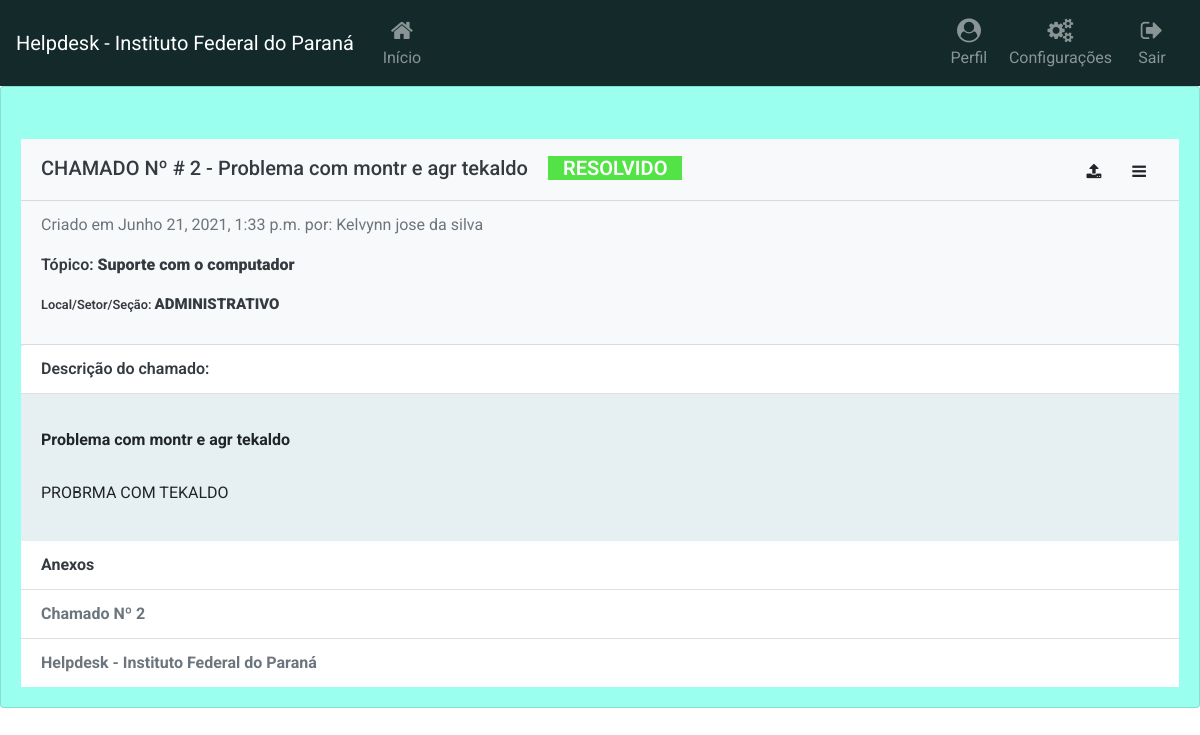
Before: /chamado/2 (signed in) with the older database file.
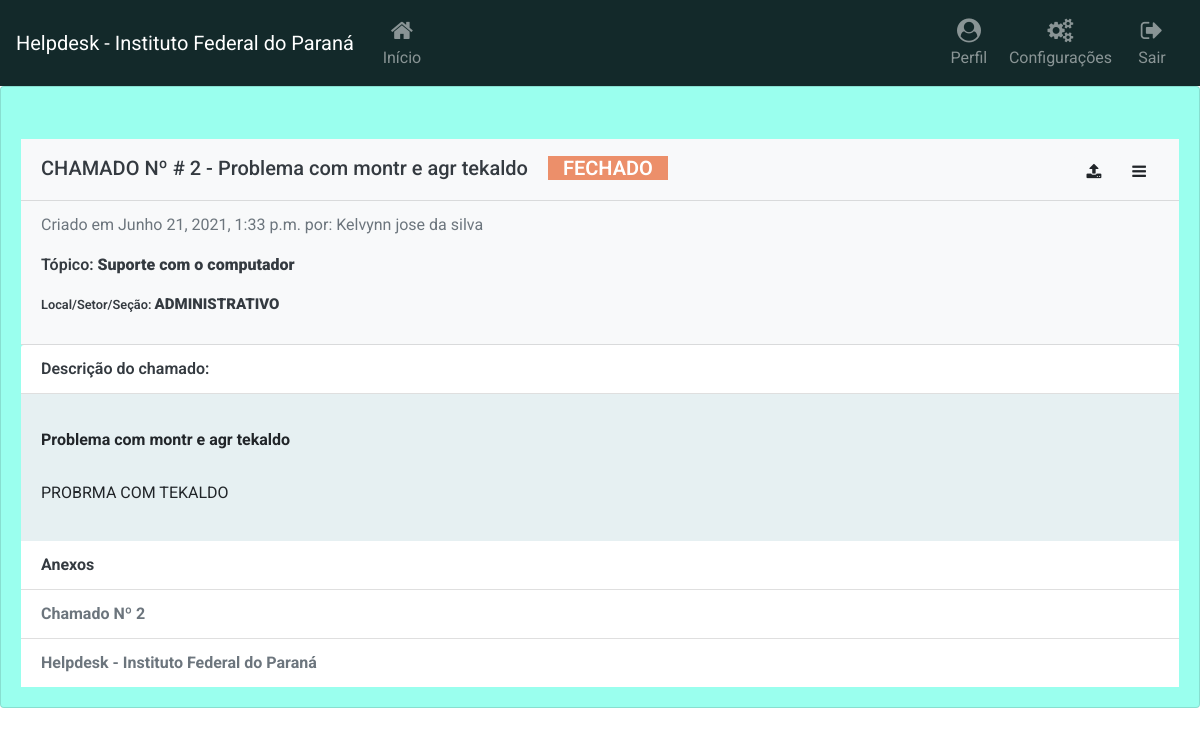
After: the same page with the newer database file.
### Helpdesk_app/models.py (models this page shows, shortened)
class Chamado(models.Model):
    OPCOES_PRIORIDADE = [
     ('alta', 'Alta'),
     ('media', 'Media'),
     ('baixa', 'Baixa')]
    OPCOES_STATUS = [
     ('aberto', 'Aberto'),
     ('resolvido', 'Resolvido'),
     ('pendente', 'Pendente'),
     ('fechado', 'Fechado'),
     ('excluido', 'Excluido') ]
    autor = models.ForeignKey('Usuario',on_delete=models.CASCADE)
    prioridade = models.CharField(max_length=30, choices=OPCOES_PRIORIDADE)
    agente_atribuido = models.CharField(max_length=100, default = None, null=True) # Não será usado foreign Key, #pois caso um usuário seja deletado, o nome continuará no banco de dados
    status = models.CharField(max_length=30, choices=OPCOES_STATUS) #Status do chamado ex: ABERTO, CONCLUÍDO...
    titulo = models.CharField(max_length=50)
    topico = models.CharField(max_length=50) #Tópico (ex: Dificuldade de acesso; Solicitar Instalação; Problemas com o computador)
    descricao = models.TextField()
    local_afetado = models.CharField(max_length=50, default=None) #Local onde a pessoa se encontra
    hora_abertura = models.DateTimeField(auto_now_add=True) #Hora de criação do chamado
    foi_lido = models.BooleanField(default=False) #Define se o chamado já foi lido por um atendente

class Usuario(AbstractUser):
    nome_completo = models.CharField(max_length=120) # nome completo do usuário
    data_criacao = models.DateTimeField(auto_now_add=True) # data de criação do usuário
    data_modificacao = models.DateTimeField(auto_now=True) # data de modificação do usuário
    is_atendente = models.BooleanField(default=False) # Define se o usuário é um atendente ou não

### Helpdesk_app/views.py (the view)
# urls.py: path('chamado/<int:id_chamado>', views.ver_chamado, name='ver_chamado'),
@login_required
def ver_chamado(request, id_chamado):
	chamados_si = obter_chamados()
	novs_cham = obter_novos_chamados()
	Usuario = request.user
	chamado = Chamado.objects.get(id=id_chamado)
	context = {}
	context['chamado'] = chamado
	context['Nome_Sistema'] = Nome_Sistema
	context['Novos_Chamados'] = novs_cham
	context['chamados'] = chamados_si
	anexos = Anexos_chamado.objects.all().filter(chamado=chamado)
	context['anexos'] = anexos
	return render(request,"chamado.html", context)

### Helpdesk_app/views.py (called while the page is built)
def obter_chamados(): #Lembrar de obter chamados usando essa função para evitar chamados com status excluído
	chamados_sis = Chamado.objects.all().exclude(status='excluido')
	return chamados_sis

def obter_novos_chamados(): #Obtem a query com todos os chamados que não foram lidos ainda
	chamados_novs = Chamado.objects.all().filter(foi_lido = False).count()
	return chamados_novs

### Helpdesk_app/templates/chamado.html (shortened to what this page needs)
{% extends 'base.html' %}
{% if request.user.is_authenticated %}
{% block body %}
{% if  request.user.is_atendente %}
    {% include "navbar_painel.html" %}
{% else %}
   {% include "navbar.html" %}
{% endif %}
{% endblock %}
{% block content %} {% include "UI/notificacoes.html"%}
<div class="card corpo_card" style='max-width: 100vw;'>
  <div class="card-body" style="max-width: 100vw;">
    <div class='card-header bg-light text-dark'
      style='margin-top: 2rem;max-width: 100vw; max-height: 15rem;font-weight: 570;'>
      <h5 style="margin-top:5px;"> <a class='bg-light text-dark'> CHAMADO Nº # {{chamado.id}}
        </a> <a style="">- {{chamado.titulo|lower|capfirst}}</a>
        <span class='text-white' style='margin-left: 15px;'><a class ='container'
                                {% if chamado.status == 'fechado'%} class=" text-white" style='text-transform:uppercase;font-weight: 570;text-align: center;background-color: #EC8F6A;'{% endif %}
                                {% if chamado.status == 'resolvido'%} class=" text-white" style='text-transform:uppercase;font-weight: 570;text-align: center;background-color: #54E346;'{% endif %}>
                {{chamado.status}} </a></span>
 <span class='flex-d float-right'>
<button type="button" class="btn btn-light btn-md" data-toggle="modal" data-target="#upload_anexo"><span><i class="fa fa-upload" data-placement="right" title="Fazer Upload de Anexo" aria-hidden="true"></i></span></button>
  <button type="button" class="btn btn-light btn-md" data-toggle="modal" data-target="#mymodal"><i class="fa fa-bars" aria-hidden="true"></i></span></button></span>
        </a href='#'> </h5>
      </div>
      <div class='card-header bg-light text-dark'><p class=' text-muted text-dark'>Criado em {{chamado.hora_abertura}} por: {{chamado.autor.nome_completo|capfirst}}</p>
      <strong>
      <p class='card-text text-dark' style='font-weight: 580; display: inline;'>Tópico:  <p class ='text-dark'style='display: inline; font-weight: 580'><strong>{{chamado.topico|lower|capfirst}}</strong></p></p></p>
      <small><p class='card-text text-dark' style='font-weight: 580; display: inline;'>Local/Setor/Seção: <p class ='text-dark'style='display: inline; font-weight: 580; font-size: 15px'><strong>{{chamado.local_afetado|upper}}</strong></p></p></p></small>
    </div>
    <div class="card-header bg-white text-dark" style='max-width: 100vw; max-height: 15rem;font-weight: 570;'>Descrição
      do chamado:
    </div>
    <div class='card-body' style='background-color: #e6f0f2;'>
      <p class='card-text' style='padding-left: 1rem;'><h6><strong>{{chamado.titulo|lower|capfirst}}</strong></h6>
        <br>
      <p style='font-weight: normal !important;'>{{chamado.descricao}}</p></p>
    </div>
    <div class="card-header bg-white text-dark">
      Anexos
    </div>
       <div class='card-header text-muted bg-white text-dark'>Chamado Nº {{chamado.id}}</div>
         	<ul class="list-group list-group-flush">
     	<ul class="list-group list-group-flush">
		<li class="list-group-item"><a class='text-muted'>{{Nome_Sistema}}</a></li>
	</ul>
  </div>
 </div>
</body>
</html>
{% endblock %}
{% endif %} <!-- FIM DA CHECAGEM POR IS_AUTHENTICATED

### Helpdesk_app/templates/base.html (shortened to what this page needs)
{% load static %}
<html lang="pt-br">
  <head>
    <link rel="stylesheet" href="{% static 'css/bootstrap.min.css' %}">
    <link rel="stylesheet" href="{% static 'css/font-awesome.min.css' %}">
    <link rel="stylesheet" href="{% static 'css/toastr.min.css' %}">
    <link rel="stylesheet" type="text/css" href="https://cdn.datatables.net/v/bs4/dt-1.10.25/datatables.min.css"/>
    <link rel='stylesheet' href='https://cdn.datatables.net/responsive/2.2.7/css/responsive.dataTables.min.css'>
  </head>
  <body>
    {% block body %} {% endblock %}
    {% block content %}{% endblock %}
  </body>
</html>

### Helpdesk_app/templates/navbar.html (shortened to what this page needs)
<nav class="navbar navbar-icon-top navbar-expand-lg navbar-dark"style='background-color: #13292A;'>
  <a class="navbar-brand" href="{{ request.scheme }}://{{ request.get_host }}">{{Nome_Sistema}}</a>
  <div class="collapse navbar-collapse" id="navbarSupportedContent">
    <ul class="navbar-nav mr-auto">
       <li class="nav-item">
        <a class="nav-link" href="{% url 'home' %}">
          <i class="fa fa-home"></i>
          Início
        </a>
      </li>
    </ul>
    <ul class="navbar-nav ">
{% if request.user.is_authenticated %}
<ul class="navbar-nav ">
<li class="nav-item">
<a class="nav-link {% if request.path == "/perfil/"  %} active" {% endif %}" href="/perfil">
<i class="fa fa-user-circle">
</i>
Perfil
</a>
</li>
<li class="nav-item">
<a class="nav-link {% if request.path == "/config/"  %} active" {% endif %}" href="/config">
<i class="fa fa-cogs"></i>
Configurações
</a>
</li>
      <li class="nav-item">
        <a class="nav-link" href="{% url 'sair'%}">
          <i class="fa fa-sign-out"></i>
          Sair
        </a>
      </li>
    </ul>
  </div>
</nav>
{% endif %}

### Helpdesk_app/templates/base.html (style rules this page uses)
body { font-family: 'Roboto', sans-serif !important; }

### Helpdesk_app/templates/navbar.html (style rules this page uses)
.navbar-icon-top .navbar-nav .nav-link > .fa { position: relative; width: 36px; font-size: 24px; }
.navbar-icon-top .navbar-nav .nav-link > .fa { top: 3px; line-height: 12px; }
@media (min-width: 992px) { .navbar-icon-top.navbar-expand-lg .navbar-nav .nav-link { text-align: center; display: table-cell; height: 70px; vertical-align: middle; padding-top: 0; padding-bottom: 0; } }
@media (min-width: 992px) { .navbar-icon-top.navbar-expand-lg .navbar-nav .nav-link > .fa { display: block; width: 48px; margin: 2px auto 4px auto; top: 0; line-height: 24px; } }

### Helpdesk_app/templates/chamado.html (style rules this page uses)
body { outline-color: transparent; }
.corpo_card { background-color: #9AFFEE; outline-color: transparent; }

Changed rows visible on the page:
changed Chamado "Problema com montr e agr tekaldo": status "RESOLVIDO" → "FECHADO"
